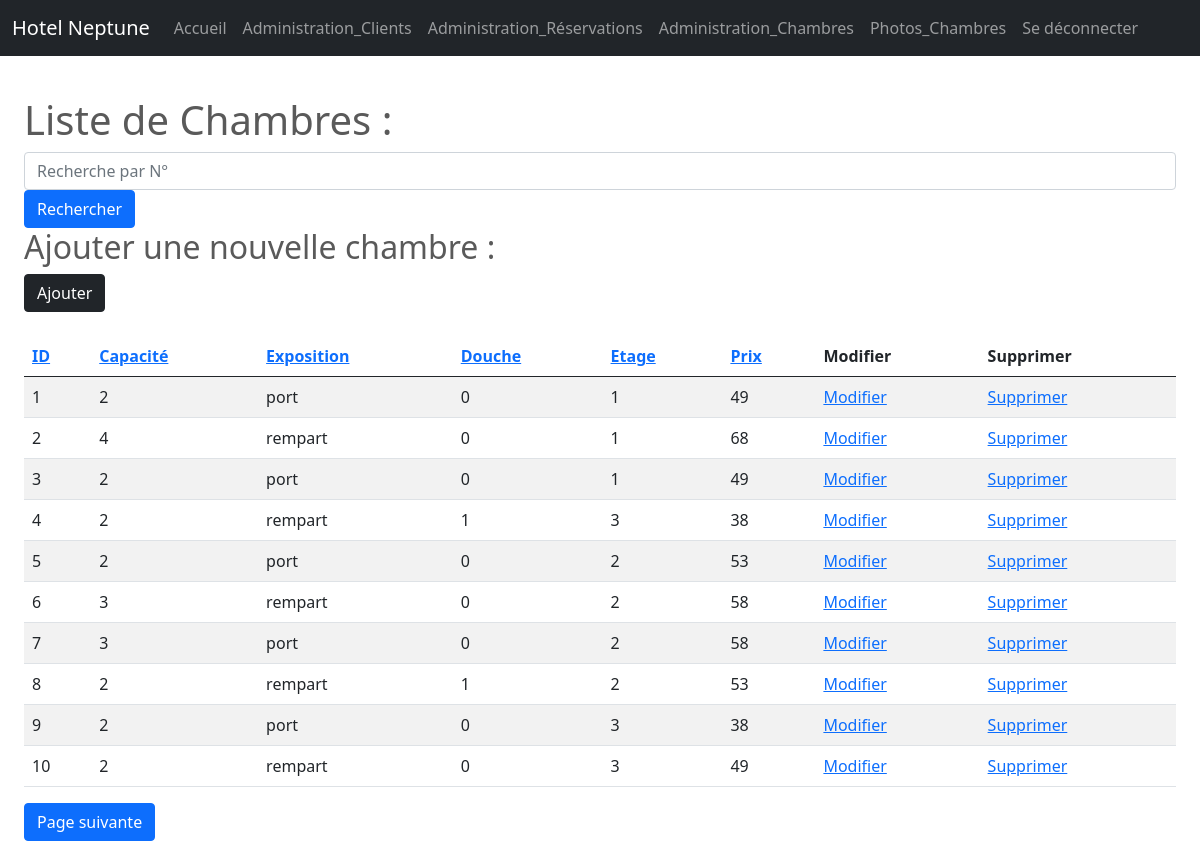
Screenshot of /Admin/Administrationcham.php with the database file from the repository.
### tables this page shows
CREATE TABLE IF NOT EXISTS `chambres` (
  `id_cham` int NOT NULL AUTO_INCREMENT,
  `capacite` int NOT NULL,
  `exposition` varchar(20) DEFAULT NULL,
  `douche` int NOT NULL DEFAULT '0',
  `etage` int NOT NULL,
  `tarif_id` int DEFAULT NULL,
  `avatar` varchar(100) NOT NULL,
  PRIMARY KEY (`id_cham`),
  KEY `tarif_id` (`tarif_id`)
);

CREATE TABLE IF NOT EXISTS `tarifs` (
  `id` int NOT NULL AUTO_INCREMENT,
  `prix` double NOT NULL,
  `libelle` varchar(50) DEFAULT NULL,
  PRIMARY KEY (`id`)
);

### Admin/Administrationcham.php (the view, shortened to what this page needs)
<?php require 'headeradmin.php'; ?>
<?php
function withParam(array $data, string $param, $value): string {
    return http_build_query(array_merge($data, [$param => $value]));
  }
function withParams(array $data, array $params): string {
    return http_build_query(array_merge($data, $params));
    }
function sortir(string $sortKey, string $label, array $data): string{
    $sort = $data['sort'] ?? null;
    $direction = $data['dir'] ?? null;
    $icon = "";
    $url = withParams($data, ['sort' => $sortKey, 'dir' => $direction === 'asc' && $sort === $sortKey ? 'desc' : 'asc']);
    return <<<HTML
    <a href="?$url">$label $icon</a>
HTML;
}
$query = "SELECT id_cham, capacite, exposition, douche, etage, prix  FROM tarifs, chambres WHERE id = tarif_id";
$queryCount = "SELECT COUNT(id_cham) as total FROM chambres";
$params = [];
$page = (int)($_GET['p'] ?? 1);
$offset = ($page-1) * PER_PAGE;
$query .= " LIMIT " . PER_PAGE . " OFFSET $offset";
$statement = $bdd->prepare($query);
$statement->execute($params);
$chambres = $statement->fetchAll();
$statement = $bdd->prepare($queryCount);
$statement->execute($params);
$total = (int)$statement->fetch()['total'];
$pages = ceil($total / PER_PAGE);
?>
<!DOCTYPE html>
<html lang="en">
<head>
</head>
<body class="p-4">
<br><br><br>
    <h1>Liste de Chambres :</h1>
    <form action="" class="mb-4">
        <div class="form-group">
            <input type="text" class="form-control" name="q" placeholder="Recherche par N°">
        </div>
        <button class="btn btn-primary">Rechercher</button>
        <h2>Ajouter une nouvelle chambre :</h2>
        <a href="AjoutCham.php" class="btn btn-dark">Ajouter</a>
    </form>
    <table class="table table-striped">
        <thead>
            <tr>
                <th scope="col"><?= sortir('id_cham', 'ID', $_GET)?></th>
                <th scope="col"><?= sortir('capacite', 'Capacité', $_GET)?></th>
                <th scope="col"><?= sortir('exposition', 'Exposition', $_GET)?></th>
                <th scope="col"><?= sortir('douche', 'Douche', $_GET)?></th>
                <th scope="col"><?= sortir('etage', 'Etage', $_GET)?></th>
                <th scope="col"><?= sortir('prix', 'Prix', $_GET)?></th>
                <th scope="col">Modifier</th>
                <th scope="col">Supprimer</th>
            </tr>
        </thead>
        <tbody>
        <?php foreach($chambres as $p): ?>
            <tr>
                <td><?= $p['id_cham']?></td>
                <td><?= $p['capacite']?></td>
                <td><?= $p['exposition']?></td>
                <td><?= $p['douche']?></td>
                <td><?= $p['etage']?></td>
                <td><?= $p['prix']?></td>
                <td><a href="modifcham.php?id_cham=<?= $p['id_cham'] ?>">Modifier</a></td>
                <td><a href="Administrationcham.php?type=membre&supprime=<?= $p['id_cham'] ?>">Supprimer</a></td>
            </tr>
            <?php endforeach ?>
        </tbody>
    </table>
    <?php if ($pages > 1 && $page < $pages):?>
        <a href="?<?= withParam($_GET, "p", $page + 1) ?>" class="btn btn-primary">Page suivante</a>
    <?php endif ?>
</body>
</html

### Admin/carousel.css (style rules this page uses)
body { padding-top: 3rem; padding-bottom: 3rem; color: #5a5a5a; }

### rows the page displays
chambres: id_cham "1", capacite "2", exposition "port", douche "0", etage "1", tarif.prix "49"
chambres: id_cham "2", capacite "4", exposition "rempart", douche "0", etage "1", tarif.prix "68"
chambres: id_cham "3", capacite "2", exposition "port", douche "0", etage "1", tarif.prix "49"
chambres: id_cham "4", capacite "2", exposition "rempart", douche "1", etage "3", tarif.prix "38"
chambres: id_cham "5", capacite "2", exposition "port", douche "0", etage "2", tarif.prix "53"
chambres: id_cham "6", capacite "3", exposition "rempart", douche "0", etage "2", tarif.prix "58"
chambres: id_cham "7", capacite "3", exposition "port", douche "0", etage "2", tarif.prix "58"
chambres: id_cham "8", capacite "2", exposition "rempart", douche "1", etage "2", tarif.prix "53"
chambres: id_cham "9", capacite "2", exposition "port", douche "0", etage "3", tarif.prix "38"
chambres: id_cham "10", capacite "2", exposition "rempart", douche "0", etage "3", tarif.prix "49"

### other values shown
$label "ID Capacité Exposition Douche Etage Prix"
